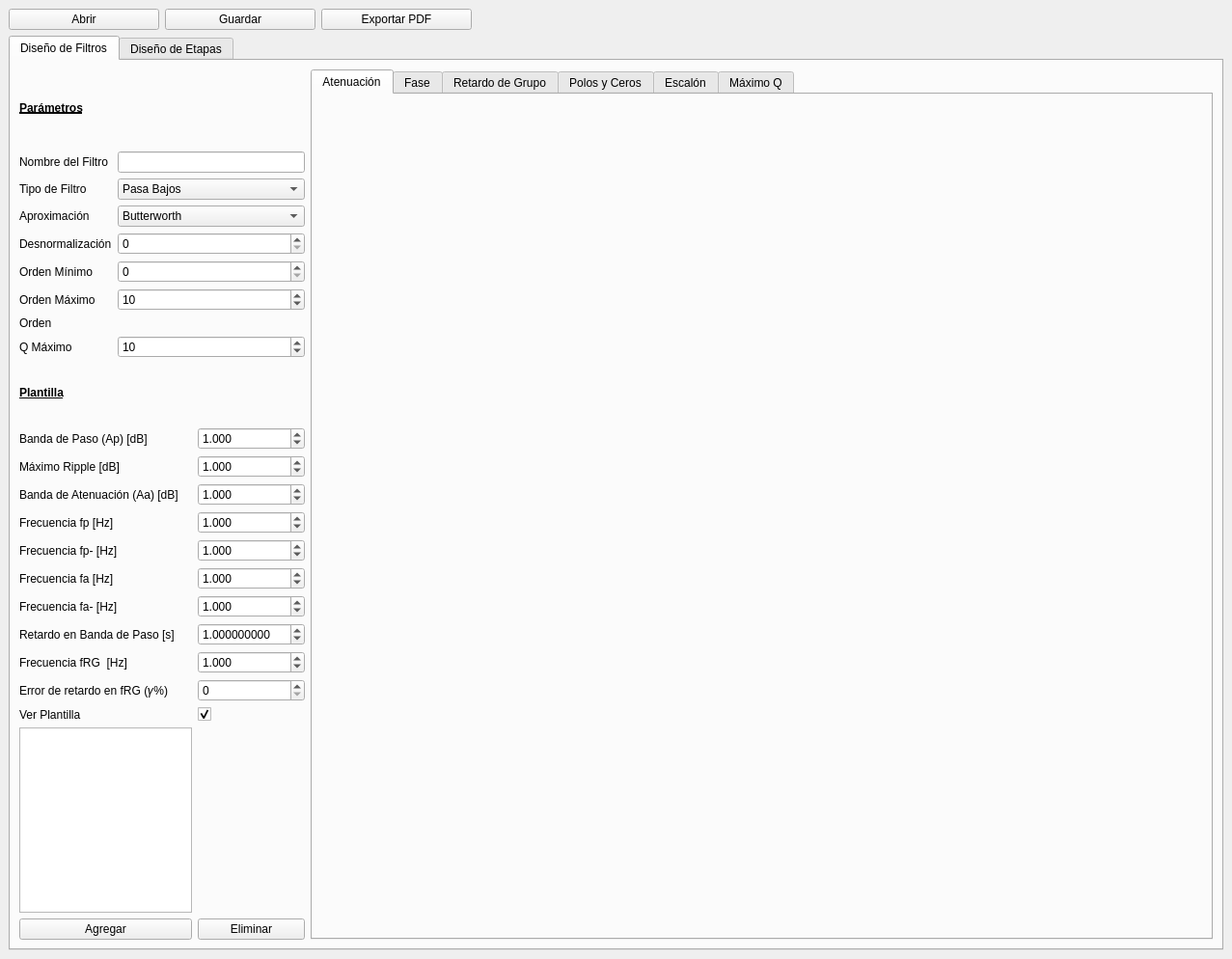
<?xml version="1.0" encoding="UTF-8"?>
<ui version="4.0">
 <class>MainWindow</class>
 <widget class="QMainWindow" name="MainWindow">
  <property name="geometry">
   <rect>
    <x>0</x>
    <y>0</y>
    <width>1277</width>
    <height>994</height>
   </rect>
  </property>
  <property name="font">
   <font>
    <family>MS Shell Dlg 2</family>
   </font>
  </property>
  <property name="windowTitle">
   <string>MainWindow</string>
  </property>
  <widget class="QWidget" name="centralwidget">
   <layout class="QVBoxLayout" name="verticalLayout" stretch="1,14">
    <item>
     <layout class="QHBoxLayout" name="layout_save" stretch="1,1,1,5">
      <item>
       <widget class="QPushButton" name="btn_open">
        <property name="text">
         <string>Abrir</string>
        </property>
       </widget>
      </item>
      <item>
       <widget class="QPushButton" name="btn_save">
        <property name="text">
         <string>Guardar</string>
        </property>
       </widget>
      </item>
      <item>
       <widget class="QPushButton" name="btn_save_2">
        <property name="text">
         <string>Exportar PDF</string>
        </property>
       </widget>
      </item>
      <item>
       <spacer name="horizontalSpacer">
        <property name="orientation">
         <enum>Qt::Horizontal</enum>
        </property>
        <property name="sizeHint" stdset="0">
         <size>
          <width>40</width>
          <height>20</height>
         </size>
        </property>
       </spacer>
      </item>
     </layout>
    </item>
    <item>
     <widget class="QTabWidget" name="tabs_menu">
      <property name="currentIndex">
       <number>0</number>
      </property>
      <widget class="QWidget" name="tab_filterdesign">
       <attribute name="title">
        <string>Diseño de Filtros</string>
       </attribute>
       <layout class="QHBoxLayout" name="horizontalLayout" stretch="2,4">
        <item>
         <layout class="QVBoxLayout" name="formlayout_1" stretch="1,2">
          <item>
           <layout class="QGridLayout" name="filterlayout" rowstretch="1,0,0,0,0,0,0,0,0">
            <item row="4" column="1">
             <widget class="QSpinBox" name="spin_denorm">
              <property name="maximum">
               <number>100</number>
              </property>
             </widget>
            </item>
            <item row="3" column="1">
             <widget class="QComboBox" name="combo_aprox">
              <item>
               <property name="text">
                <string>Butterworth</string>
               </property>
              </item>
              <item>
               <property name="text">
                <string>Chebyshev I</string>
               </property>
              </item>
              <item>
               <property name="text">
                <string>Chebyshev II</string>
               </property>
              </item>
              <item>
               <property name="text">
                <string>Cauer</string>
               </property>
              </item>
              <item>
               <property name="text">
                <string>Legendre</string>
               </property>
              </item>
              <item>
               <property name="text">
                <string>Bessel</string>
               </property>
              </item>
              <item>
               <property name="text">
                <string>Gauss</string>
               </property>
              </item>
             </widget>
            </item>
            <item row="6" column="0">
             <widget class="QLabel" name="label_maxord">
              <property name="text">
               <string>Orden Máximo</string>
              </property>
             </widget>
            </item>
            <item row="8" column="1">
             <widget class="QSpinBox" name="spin_qmax">
              <property name="maximum">
               <number>100</number>
              </property>
              <property name="value">
               <number>10</number>
              </property>
             </widget>
            </item>
            <item row="3" column="0">
             <widget class="QLabel" name="label_aprox">
              <property name="text">
               <string>Aproximación</string>
              </property>
             </widget>
            </item>
            <item row="1" column="0">
             <widget class="QLabel" name="label_namefiltro">
              <property name="text">
               <string>Nombre del Filtro</string>
              </property>
             </widget>
            </item>
            <item row="0" column="0" colspan="2">
             <widget class="QLabel" name="labelparams">
              <property name="font">
               <font>
                <weight>75</weight>
                <bold>true</bold>
                <underline>true</underline>
               </font>
              </property>
              <property name="text">
               <string>Parámetros</string>
              </property>
             </widget>
            </item>
            <item row="2" column="1">
             <widget class="QComboBox" name="combo_tipo">
              <item>
               <property name="text">
                <string>Pasa Bajos</string>
               </property>
              </item>
              <item>
               <property name="text">
                <string>Pasa Altos</string>
               </property>
              </item>
              <item>
               <property name="text">
                <string>Pasa Banda</string>
               </property>
              </item>
              <item>
               <property name="text">
                <string>Rechaza Banda</string>
               </property>
              </item>
              <item>
               <property name="text">
                <string>Retardo de Grupo</string>
               </property>
              </item>
             </widget>
            </item>
            <item row="2" column="0">
             <widget class="QLabel" name="label_tipo">
              <property name="text">
               <string>Tipo de Filtro</string>
              </property>
             </widget>
            </item>
            <item row="4" column="0">
             <widget class="QLabel" name="label_denorm">
              <property name="text">
               <string>Desnormalización</string>
              </property>
             </widget>
            </item>
            <item row="1" column="1">
             <widget class="QLineEdit" name="lineEdit"/>
            </item>
            <item row="5" column="0">
             <widget class="QLabel" name="label_minord">
              <property name="text">
               <string>Orden Mínimo</string>
              </property>
             </widget>
            </item>
            <item row="8" column="0">
             <widget class="QLabel" name="label_qmax">
              <property name="text">
               <string>Q Máximo</string>
              </property>
             </widget>
            </item>
            <item row="5" column="1">
             <widget class="QSpinBox" name="spin_minord">
              <property name="maximum">
               <number>100</number>
              </property>
             </widget>
            </item>
            <item row="7" column="0">
             <widget class="QLabel" name="label_orden">
              <property name="text">
               <string>Orden</string>
              </property>
             </widget>
            </item>
            <item row="7" column="1">
             <widget class="QLabel" name="label_writeorden">
              <property name="text">
               <string/>
              </property>
             </widget>
            </item>
            <item row="6" column="1">
             <widget class="QSpinBox" name="spin_maxord">
              <property name="maximum">
               <number>100</number>
              </property>
              <property name="value">
               <number>10</number>
              </property>
             </widget>
            </item>
           </layout>
          </item>
          <item>
           <layout class="QGridLayout" name="plantillalayout" rowstretch="1,0,0,0,0,0,0,0,0,0,0,0,0,0">
            <item row="4" column="1">
             <widget class="QDoubleSpinBox" name="spin_wp">
              <property name="decimals">
               <number>3</number>
              </property>
              <property name="minimum">
               <double>0.000000000000000</double>
              </property>
              <property name="maximum">
               <double>10000000000000000.000000000000000</double>
              </property>
              <property name="value">
               <double>1.000000000000000</double>
              </property>
             </widget>
            </item>
            <item row="3" column="1">
             <widget class="QDoubleSpinBox" name="spin_Aa">
              <property name="decimals">
               <number>3</number>
              </property>
              <property name="minimum">
               <double>-300.000000000000000</double>
              </property>
              <property name="maximum">
               <double>300.000000000000000</double>
              </property>
              <property name="value">
               <double>1.000000000000000</double>
              </property>
             </widget>
            </item>
            <item row="1" column="0">
             <widget class="QLabel" name="label_Ap">
              <property name="text">
               <string>Banda de Paso (Ap) [dB]</string>
              </property>
             </widget>
            </item>
            <item row="5" column="1">
             <widget class="QDoubleSpinBox" name="spin_wp_2">
              <property name="decimals">
               <number>3</number>
              </property>
              <property name="minimum">
               <double>0.000000000000000</double>
              </property>
              <property name="maximum">
               <double>10000000000000000.000000000000000</double>
              </property>
              <property name="value">
               <double>1.000000000000000</double>
              </property>
             </widget>
            </item>
            <item row="6" column="1">
             <widget class="QDoubleSpinBox" name="spin_wa">
              <property name="decimals">
               <number>3</number>
              </property>
              <property name="minimum">
               <double>0.000000000000000</double>
              </property>
              <property name="maximum">
               <double>10000000000000000.000000000000000</double>
              </property>
              <property name="value">
               <double>1.000000000000000</double>
              </property>
             </widget>
            </item>
            <item row="7" column="1">
             <widget class="QDoubleSpinBox" name="spin_wa_2">
              <property name="decimals">
               <number>3</number>
              </property>
              <property name="minimum">
               <double>0.000000000000000</double>
              </property>
              <property name="maximum">
               <double>10000000000000000.000000000000000</double>
              </property>
              <property name="value">
               <double>1.000000000000000</double>
              </property>
             </widget>
            </item>
            <item row="0" column="0" colspan="2">
             <widget class="QLabel" name="label_plantilla">
              <property name="font">
               <font>
                <weight>75</weight>
                <bold>true</bold>
                <underline>true</underline>
               </font>
              </property>
              <property name="text">
               <string>Plantilla</string>
              </property>
             </widget>
            </item>
            <item row="7" column="0">
             <widget class="QLabel" name="label_wa_2">
              <property name="text">
               <string>Frecuencia fa- [Hz]</string>
              </property>
             </widget>
            </item>
            <item row="11" column="1">
             <widget class="QCheckBox" name="check_plantilla_GD">
              <property name="text">
               <string/>
              </property>
              <property name="checked">
               <bool>true</bool>
              </property>
             </widget>
            </item>
            <item row="9" column="0">
             <widget class="QLabel" name="label_wrg">
              <property name="text">
               <string>Frecuencia fRG  [Hz]</string>
              </property>
             </widget>
            </item>
            <item row="9" column="1">
             <widget class="QDoubleSpinBox" name="GD_wrg">
              <property name="decimals">
               <number>3</number>
              </property>
              <property name="maximum">
               <double>1000000000.000000000000000</double>
              </property>
              <property name="singleStep">
               <double>1.000000000000000</double>
              </property>
              <property name="value">
               <double>1.000000000000000</double>
              </property>
             </widget>
            </item>
            <item row="11" column="0">
             <widget class="QLabel" name="label_check_plantilla">
              <property name="text">
               <string>Ver Plantilla</string>
              </property>
             </widget>
            </item>
            <item row="10" column="0">
             <widget class="QLabel" name="label_gamma">
              <property name="text">
               <string>Error de retardo en fRG (𝛾%)</string>
              </property>
             </widget>
            </item>
            <item row="8" column="0">
             <widget class="QLabel" name="label_tau">
              <property name="text">
               <string>Retardo en Banda de Paso [s]</string>
              </property>
             </widget>
            </item>
            <item row="13" column="1">
             <widget class="QPushButton" name="remove_filter">
              <property name="text">
               <string>Eliminar</string>
              </property>
             </widget>
            </item>
            <item row="5" column="0">
             <widget class="QLabel" name="label_wp_2">
              <property name="text">
               <string>Frecuencia fp- [Hz]</string>
              </property>
             </widget>
            </item>
            <item row="6" column="0">
             <widget class="QLabel" name="label_wa">
              <property name="text">
               <string>Frecuencia fa [Hz]</string>
              </property>
             </widget>
            </item>
            <item row="10" column="1">
             <widget class="QSpinBox" name="GD_gamma">
              <property name="maximum">
               <number>100</number>
              </property>
              <property name="value">
               <number>0</number>
              </property>
             </widget>
            </item>
            <item row="2" column="1">
             <widget class="QDoubleSpinBox" name="spin_ripple">
              <property name="decimals">
               <number>3</number>
              </property>
              <property name="minimum">
               <double>-300.000000000000000</double>
              </property>
              <property name="maximum">
               <double>300.000000000000000</double>
              </property>
              <property name="value">
               <double>1.000000000000000</double>
              </property>
             </widget>
            </item>
            <item row="3" column="0">
             <widget class="QLabel" name="label_Aa">
              <property name="text">
               <string>Banda de Atenuación (Aa) [dB]</string>
              </property>
             </widget>
            </item>
            <item row="2" column="0">
             <widget class="QLabel" name="label_ripple">
              <property name="text">
               <string>Máximo Ripple [dB]</string>
              </property>
             </widget>
            </item>
            <item row="1" column="1">
             <widget class="QDoubleSpinBox" name="spin_Ap">
              <property name="decimals">
               <number>3</number>
              </property>
              <property name="minimum">
               <double>-300.000000000000000</double>
              </property>
              <property name="maximum">
               <double>300.000000000000000</double>
              </property>
              <property name="value">
               <double>1.000000000000000</double>
              </property>
             </widget>
            </item>
            <item row="8" column="1">
             <widget class="QDoubleSpinBox" name="GD_tau">
              <property name="decimals">
               <number>9</number>
              </property>
              <property name="minimum">
               <double>0.000000000000000</double>
              </property>
              <property name="maximum">
               <double>100.000000000000000</double>
              </property>
              <property name="singleStep">
               <double>0.000100000000000</double>
              </property>
              <property name="value">
               <double>1.000000000000000</double>
              </property>
             </widget>
            </item>
            <item row="4" column="0">
             <widget class="QLabel" name="label_wp">
              <property name="text">
               <string>Frecuencia fp [Hz]</string>
              </property>
             </widget>
            </item>
            <item row="13" column="0">
             <widget class="QPushButton" name="add_filter">
              <property name="text">
               <string>Agregar</string>
              </property>
             </widget>
            </item>
            <item row="12" column="0">
             <widget class="QListWidget" name="filters_list"/>
            </item>
            <item row="12" column="1">
             <widget class="QLabel" name="label_imagefilter">
              <property name="text">
               <string/>
              </property>
             </widget>
            </item>
           </layout>
          </item>
         </layout>
        </item>
        <item>
         <widget class="QTabWidget" name="tabPlots">
          <property name="sizePolicy">
           <sizepolicy hsizetype="MinimumExpanding" vsizetype="MinimumExpanding">
            <horstretch>0</horstretch>
            <verstretch>0</verstretch>
           </sizepolicy>
          </property>
          <property name="minimumSize">
           <size>
            <width>935</width>
            <height>900</height>
           </size>
          </property>
          <property name="currentIndex">
           <number>0</number>
          </property>
          <widget class="QWidget" name="tab_1">
           <attribute name="title">
            <string>Atenuación</string>
           </attribute>
           <layout class="QVBoxLayout" name="verticalLayout_3">
            <item>
             <layout class="QVBoxLayout" name="plotlayout_1"/>
            </item>
           </layout>
          </widget>
          <widget class="QWidget" name="tab_2">
           <attribute name="title">
            <string>Fase</string>
           </attribute>
           <layout class="QVBoxLayout" name="verticalLayout_15">
            <item>
             <layout class="QVBoxLayout" name="plotlayout_2"/>
            </item>
           </layout>
          </widget>
          <widget class="QWidget" name="tab_3">
           <attribute name="title">
            <string>Retardo de Grupo</string>
           </attribute>
           <layout class="QVBoxLayout" name="verticalLayout_14">
            <item>
             <layout class="QVBoxLayout" name="plotlayout_3"/>
            </item>
           </layout>
          </widget>
          <widget class="QWidget" name="tab_4">
           <attribute name="title">
            <string>Polos y Ceros</string>
           </attribute>
           <layout class="QVBoxLayout" name="verticalLayout_13">
            <item>
             <layout class="QVBoxLayout" name="plotlayout_4"/>
            </item>
           </layout>
          </widget>
          <widget class="QWidget" name="tab_5">
           <attribute name="title">
            <string>Escalón</string>
           </attribute>
           <layout class="QVBoxLayout" name="verticalLayout_11">
            <item>
             <layout class="QVBoxLayout" name="plotlayout_5"/>
            </item>
           </layout>
          </widget>
          <widget class="QWidget" name="tab_6">
           <attribute name="title">
            <string>Máximo Q</string>
           </attribute>
           <layout class="QVBoxLayout" name="verticalLayout_10">
            <item>
             <layout class="QVBoxLayout" name="plotlayout_6"/>
            </item>
           </layout>
          </widget>
         </widget>
        </item>
       </layout>
      </widget>
      <widget class="QWidget" name="tab_stagedesign">
       <attribute name="title">
        <string>Diseño de Etapas</string>
       </attribute>
       <layout class="QHBoxLayout" name="horizontalLayout_3" stretch="2,4">
        <item>
         <layout class="QGridLayout" name="layout_etapas">
          <item row="4" column="0">
           <widget class="QLabel" name="label_polo2">
            <property name="text">
             <string>Polo 2</string>
            </property>
           </widget>
          </item>
          <item row="2" column="1">
           <widget class="QDoubleSpinBox" name="spin_gain"/>
          </item>
          <item row="3" column="0">
           <widget class="QLabel" name="label_polo1">
            <property name="text">
             <string>Polo 1</string>
            </property>
           </widget>
          </item>
          <item row="0" column="0" colspan="3">
           <widget class="QLabel" name="label_stage_list">
            <property name="enabled">
             <bool>true</bool>
            </property>
            <property name="font">
             <font>
              <weight>75</weight>
              <bold>true</bold>
              <underline>true</underline>
             </font>
            </property>
            <property name="text">
             <string>Lista de Etapas</string>
            </property>
           </widget>
          </item>
          <item row="5" column="0">
           <widget class="QLabel" name="label_cero1">
            <property name="text">
             <string>Cero 1</string>
            </property>
           </widget>
          </item>
          <item row="6" column="0">
           <widget class="QLabel" name="label_cero2">
            <property name="text">
             <string>Cero 2</string>
            </property>
           </widget>
          </item>
          <item row="3" column="2" rowspan="4">
           <widget class="QPushButton" name="btn_new_stage">
            <property name="text">
             <string>Crear Etapa</string>
            </property>
           </widget>
          </item>
          <item row="2" column="0">
           <widget class="QLabel" name="label_gain">
            <property name="text">
             <string>Ganancia</string>
            </property>
           </widget>
          </item>
          <item row="2" column="2">
           <widget class="QLabel" name="label_gain_total">
            <property name="text">
             <string>Restante: 0.00 dB</string>
            </property>
           </widget>
          </item>
          <item row="8" column="1">
           <widget class="QPushButton" name="btn_delete_stage">
            <property name="text">
             <string>Borrar</string>
            </property>
           </widget>
          </item>
          <item row="3" column="1">
           <widget class="QComboBox" name="combo_polo1">
            <item>
             <property name="text">
              <string>-</string>
             </property>
            </item>
           </widget>
          </item>
          <item row="7" column="0" colspan="3">
           <widget class="QListWidget" name="stage_list"/>
          </item>
          <item row="8" column="2">
           <widget class="QPushButton" name="btn_plot_stage">
            <property name="text">
             <string>Graficar</string>
            </property>
           </widget>
          </item>
          <item row="8" column="0">
           <widget class="QPushButton" name="btn_edit_stage">
            <property name="text">
             <string>Editar</string>
            </property>
           </widget>
          </item>
          <item row="4" column="1">
           <widget class="QComboBox" name="combo_polo2">
            <item>
             <property name="text">
              <string>-</string>
             </property>
            </item>
           </widget>
          </item>
          <item row="5" column="1">
           <widget class="QComboBox" name="combo_cero1">
            <item>
             <property name="text">
              <string>-</string>
             </property>
            </item>
           </widget>
          </item>
          <item row="6" column="1">
           <widget class="QComboBox" name="combo_cero2">
            <item>
             <property name="text">
              <string>-</string>
             </property>
            </item>
           </widget>
          </item>
          <item row="1" column="0">
           <widget class="QLabel" name="label_namefiltro2">
            <property name="text">
             <string>Filtro</string>
            </property>
           </widget>
          </item>
          <item row="1" column="1">
           <widget class="QComboBox" name="combo_filtro">
            <item>
             <property name="text">
              <string>-</string>
             </property>
            </item>
           </widget>
          </item>
         </layout>
        </item>
        <item>
         <widget class="QTabWidget" name="tabPlots_2">
          <property name="currentIndex">
           <number>0</number>
          </property>
          <widget class="QWidget" name="tab2_1">
           <attribute name="title">
            <string>Polos y Ceros</string>
           </attribute>
           <layout class="QVBoxLayout" name="verticalLayout_2">
            <item>
             <layout class="QVBoxLayout" name="plotlayout2_1"/>
            </item>
           </layout>
          </widget>
          <widget class="QWidget" name="tab2_2">
           <attribute name="title">
            <string>Respuesta en Frecuencia Total</string>
           </attribute>
           <layout class="QVBoxLayout" name="verticalLayout_4">
            <item>
             <layout class="QVBoxLayout" name="plotlayout2_2"/>
            </item>
           </layout>
          </widget>
          <widget class="QWidget" name="tab2_3">
           <attribute name="title">
            <string>Respuesta en Frecuencia de la Etapa</string>
           </attribute>
           <layout class="QVBoxLayout" name="verticalLayout_5">
            <item>
             <layout class="QVBoxLayout" name="plotlayout2_3"/>
            </item>
           </layout>
          </widget>
         </widget>
        </item>
       </layout>
      </widget>
     </widget>
    </item>
   </layout>
  </widget>
 </widget>
 <resources/>
 <connections/>
</ui>
